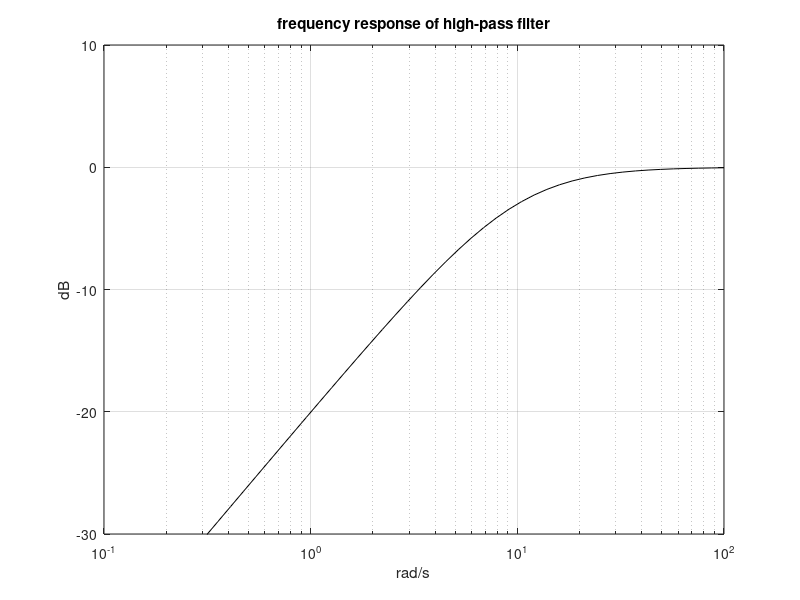

MATLAB code for this plot:
% Frequency response of high-pass filter
R=1; C=0.1; %values of the components
num=[C 0]; % transfer function numerator;
den=[R*C 1]; %transfer function denominator
w=logspace(-1,2); %logaritmic set of frequency values
G=freqs(num,den,w); %computes frequency response
AG=20*log10(abs(G)); %take decibels
semilogx(w,AG,'k'); %plots decibels
axis([0.1 100 -30 10]);
grid;
ylabel('dB'); xlabel('rad/s'); title('frequency response of high-pass filter');
